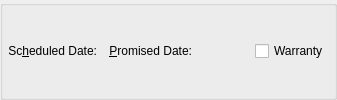
      <widget class="QGroupBox" name="_schedGroup">
       <property name="title">
        <string/>
       </property>
       <layout class="QGridLayout">
        <property name="leftMargin">
         <number>5</number>
        </property>
        <property name="topMargin">
         <number>5</number>
        </property>
        <property name="rightMargin">
         <number>5</number>
        </property>
        <property name="bottomMargin">
         <number>5</number>
        </property>
        <item row="0" column="0">
         <widget class="QLabel" name="_scheduledDateLit">
          <property name="text">
           <string>Sc&amp;heduled Date:</string>
          </property>
          <property name="alignment">
           <set>Qt::AlignRight|Qt::AlignTrailing|Qt::AlignVCenter</set>
          </property>
          <property name="buddy">
           <cstring>_scheduledDate</cstring>
          </property>
         </widget>
        </item>
        <item row="0" column="1">
         <widget class="DLineEdit" name="_scheduledDate"/>
        </item>
        <item row="0" column="2">
         <widget class="QLabel" name="_promisedDateLit">
          <property name="text">
           <string>&amp;Promised Date:</string>
          </property>
          <property name="alignment">
           <set>Qt::AlignRight|Qt::AlignTrailing|Qt::AlignVCenter</set>
          </property>
          <property name="buddy">
           <cstring>_promisedDate</cstring>
          </property>
         </widget>
        </item>
        <item row="0" column="3">
         <widget class="DLineEdit" name="_promisedDate"/>
        </item>
        <item row="0" column="4">
         <spacer>
          <property name="orientation">
           <enum>Qt::Horizontal</enum>
          </property>
          <property name="sizeHint" stdset="0">
           <size>
            <width>51</width>
            <height>20</height>
           </size>
          </property>
         </spacer>
        </item>
        <item row="0" column="5">
         <widget class="QCheckBox" name="_warranty">
          <property name="text">
           <string>Warranty</string>
          </property>
         </widget>
        </item>
       </layout>
      </widget>
